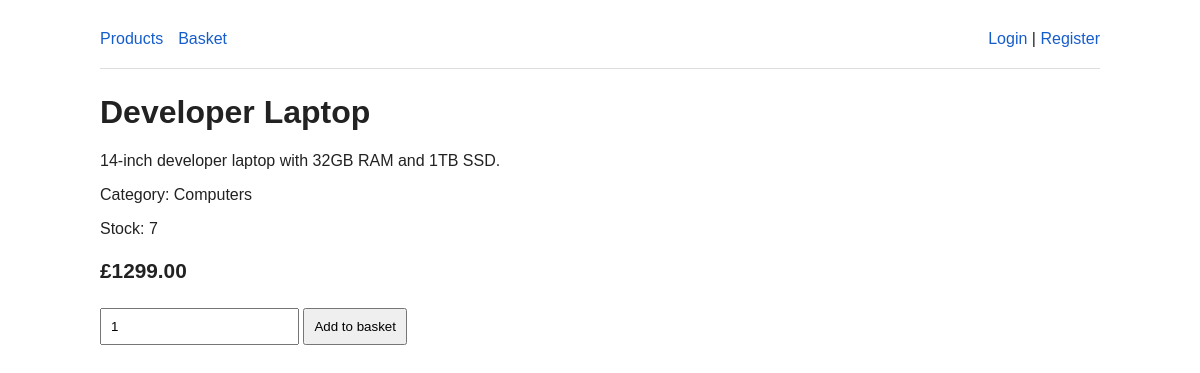
/product/5, run on the app's committed database.
### app/models.py (models this page shows)
class Product(db.Model):
    id = db.Column(db.Integer, primary_key=True)
    name = db.Column(db.String(150), nullable=False)
    description = db.Column(db.Text, nullable=False)
    price = db.Column(db.Float, nullable=False)
    stock = db.Column(db.Integer, nullable=False, default=0)
    category = db.Column(db.String(80), nullable=False)

### app/routes.py (the view)
@web.route("/product/<int:product_id>")
def product(product_id):
    product = db.session.get(Product, product_id)
    if not product:
        return "Product not found", 404
    return render_template("product.html", product=product, user=current_user())

### app/routes.py (called while the page is built)
def current_user():
    uid = session.get("user_id")
    return db.session.get(User, uid) if uid else None

### app/templates/product.html
{% extends "base.html" %}
{% block content %}
<h1>{{ product.name }}</h1>
<p>{{ product.description }}</p>
<p>Category: {{ product.category }}</p>
<p>Stock: {{ product.stock }}</p>
<p class="price">£{{ "%.2f"|format(product.price) }}</p>
<form method="post" action="{{ url_for('web.add_to_cart', product_id=product.id) }}">
  <input type="number" name="quantity" value="1" min="1">
  <button>Add to basket</button>
</form>
{% endblock %}

### app/templates/base.html (style rules this page uses)
body { font-family: Arial, sans-serif; max-width: 1000px; margin: 30px auto; padding: 0 20px; color: #222; }
.price { font-size:1.3em; font-weight:bold; }
input, button { padding:9px; margin:4px 0; }
button { cursor:pointer; }

### data on the page
Product: name "Developer Laptop", description "14-inch developer laptop with 32GB RAM and 1TB SSD.", category "Computers", stock "7", price "1299.00"
